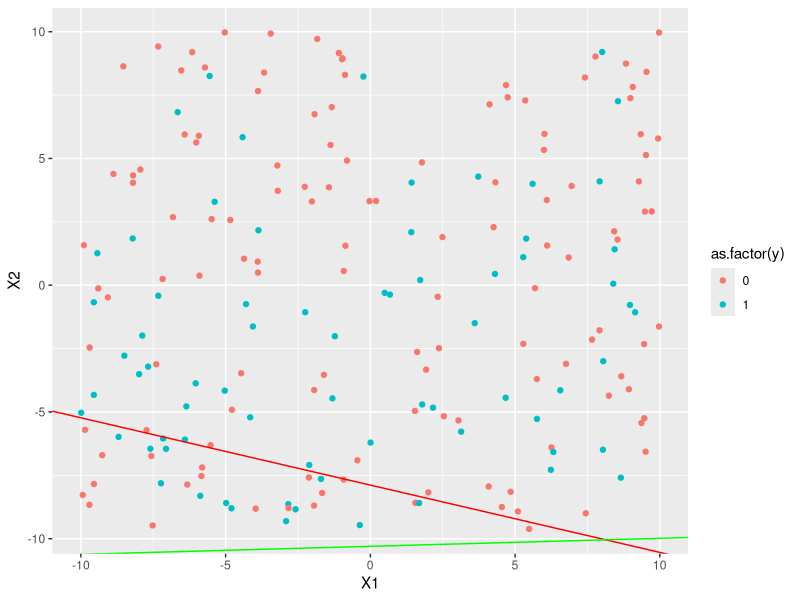

Reproduce this figure in R.
n = 200 # sample size
d = 2 # features
x = matrix(runif(n * d, -10, 10), nrow = n)
v = runif(d, -1, 1)
c = runif(1)
prob = plogis(x %*% v - c)
y = rbinom(n, 1, prob = prob)
library(ggplot2)
d = data.frame(x, y)
X1 = d$X1
X2 = d$X2
graph = ggplot(d, aes(x = X1, y = X2, color = as.factor(y))) + geom_point()
mf = model.frame(y ~ -1 + X1 + X2, d)
data = list(x = model.matrix(mf), y = model.response(mf))


f = function(par, y, x){
	v = par[-length(par)]
	c = par[length(par)]
	ret = -sum(y * log(plogis(x %*% v - c)) + (1 - y) * log(1 - plogis(x %*% v - c)))
	return(ret)
}

par.random = runif(d, -1, 1)
optimFit = optim(par.random, f, y = y, x = x)
par = optimFit$par
graph = graph + geom_abline(intercept = par[3] / par[2], 
			slope = -par[1] / par[2], color = 'red')
graph = graph + geom_abline(intercept = c / v[2], 
			slope = -v[1] / v[2], color = 'green')
plot(graph)

glmFit = glm(y ~ X1 + X2, d, family = binomial)

g = function(par, y, x){
	v = par[-length(par)]
	c = par[length(par)]
	return(t(cbind(x, -1)) %*% (plogis(x %*% v - c) - y))
}

optimFit.g = optim(par.random, f, gr = g, y = y, x = x, method = "BFGS")
print(optimFit.g)
print(optimFit)
summary(glmFit)